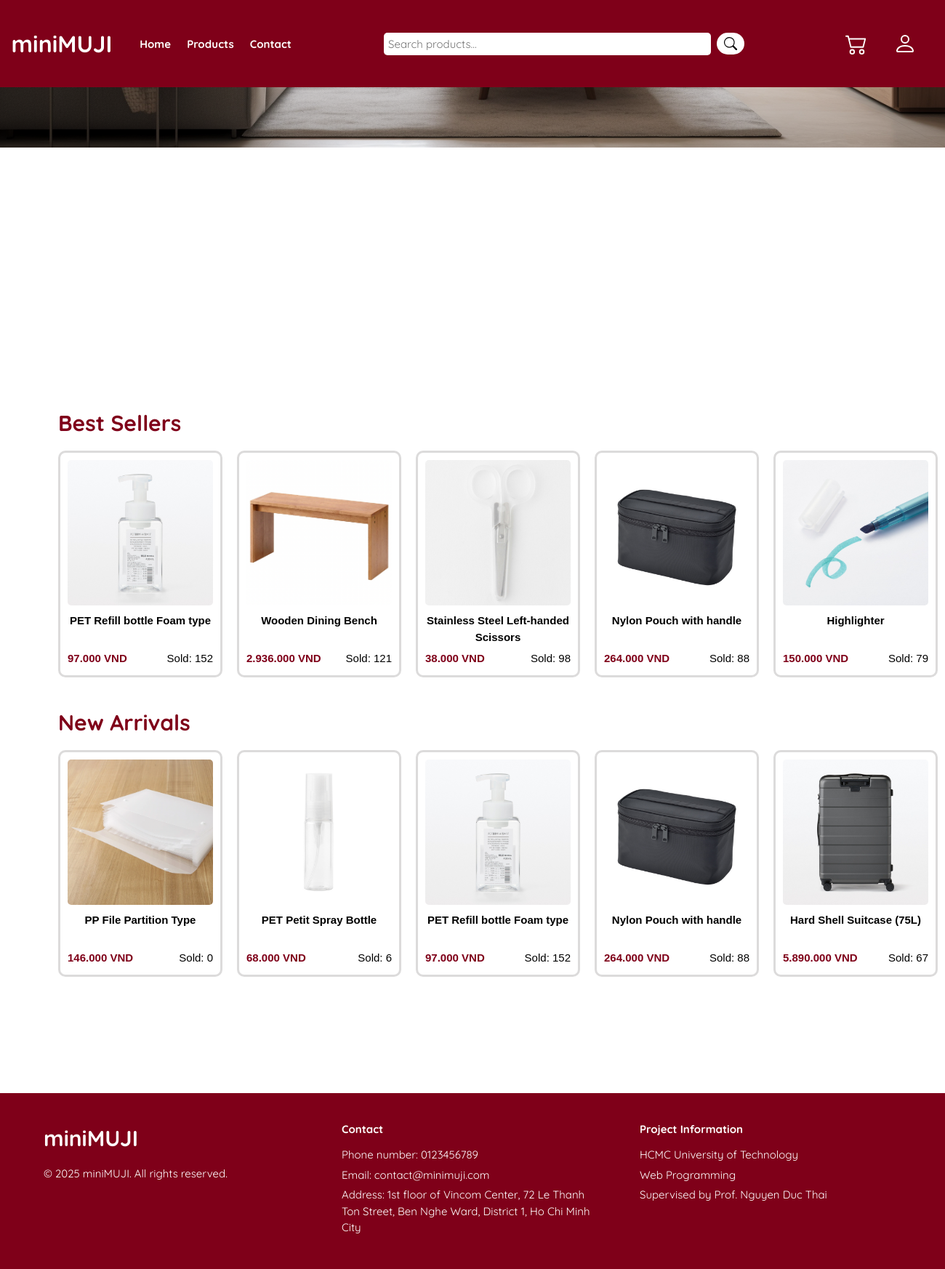
Page /home (signed in) on the committed database.
### tables this page shows
CREATE TABLE PRODUCTS (
  id INT(11) NOT NULL AUTO_INCREMENT PRIMARY KEY,
  name VARCHAR(255) NOT NULL,
  description TEXT,
  price INT(11) NOT NULL,
  image VARCHAR(255) NOT NULL,
  category_id INT(11) NOT NULL,
  quantity INT(11) DEFAULT 0,
  sold INT(11) DEFAULT 0,
  FOREIGN KEY (category_id) REFERENCES CATEGORY(id) ON DELETE CASCADE ON UPDATE CASCADE
);

### src/views/user/home/home.php (the view, shortened to what this page needs)
<?php include 'config.php';
$sql = "SELECT * FROM PRODUCTS ORDER BY sold DESC LIMIT 5";
$query = $conn->query($sql);
$best_sellers = [];
if ($query->num_rows > 0) {
    while ($product = $query->fetch_assoc()) {
        $best_sellers[] = $product;
    }
}
$sql = "SELECT * FROM PRODUCTS ORDER BY id DESC LIMIT 5";
$query = $conn->query($sql);
$new_arrivals = [];
if ($query->num_rows > 0) {
    while ($product = $query->fetch_assoc()) {
        $new_arrivals[] = $product;
    }
}
?>
<head>
    <link rel = "stylesheet" href = "/minimuji/assets/css/style.css">
    <link rel = "stylesheet" href = "/minimuji/assets/css/home.css">
</head>
<body>
    <?php include 'src/components/header.php';?>
    <main>
        <div class = "background">
            <img src="/minimuji/assets/images/home.png" alt="Home Image" class="background-image">
        </div>
        <div class = "container">
            <h1>Best Sellers</h1>
            <div class = "product-container">
                <?php foreach($best_sellers as $product): ?>
                    <div class = "box">
                        <button onclick="window.location.href='/minimuji/product-details/<?=$product['id']?>'">
                            <img src = "/minimuji/assets/images/products/<?=$product['image']?>" alt = "<?=$product['image']?>" class = "image">
                            <h3 class = "name"><?=$product['name']?></h3>
                            <div class = "info">
                                <p class = "price"><?=number_format($product['price'], 0, ',', '.')?> VND</p>
                                <p class = "sold">Sold: <?=$product['sold']?></p>
                            </div>
                        </button>
                    </div>
                <?php endforeach ?>
            </div>
            <h1>New Arrivals</h1>
            <div class = "product-container">
                <?php foreach($new_arrivals as $product): ?>
                    <div class = "box">
                        <button onclick="window.location.href='/minimuji/product-details/<?=$product['id']?>'">
                            <img src = "/minimuji/assets/images/products/<?=$product['image']?>" alt = "<?=$product['image']?>" class = "image">
                            <h3 class = "name"><?=$product['name']?></h3>
                            <div class = "info">
                                <p class = "price"><?=number_format($product['price'], 0, ',', '.')?> VND</p>
                                <p class = "sold">Sold: <?=$product['sold']?></p>
                            </div>
                        </button>
                    </div>
                <?php endforeach ?>
            </div>
        </div>
    </main>
    <?php include 'src/components/footer.php'; ?>
</body>

### assets/css/style.css (style rules this page uses)
body, html { padding: 0; font-family: 'Quicksand', sans-serif; display: flex; flex-direction: column; height: 100%; width: 100%; background-color: white; font-size: 15px; }
* { box-sizing: border-box; margin: 0; padding: 0; }

### assets/css/home.css (style rules this page uses)
body, html { padding: 0; font-family: 'Quicksand', sans-serif; display: flex; flex-direction: column; height: 100%; width: 100%; background-color: white; font-size: 15px; }
* { box-sizing: border-box; margin: 0; padding: 0; }
.container { margin: 0 10vh 10vh 10vh; }
h1 { font-weight: bold; margin-bottom: 15px; line-height: 1.5; color: #7F0019; }
.background { width: 100%; height: 400px; overflow: hidden; justify-content: center; margin: 0 0 5vh 0; }
.background-image { margin: -37vh 0 0 0; width: 100%; height: auto; overflow: hidden; justify-content: center; }
.product-container { display: grid; grid-template-columns: 1fr 1fr 1fr 1fr 1fr; gap: 20px; align-items: flex-start; margin: 0 0 5vh 0; }
.box { background-color: white; border-radius: 10px; padding: 10px; text-align: center; position: relative; width: 100%; display: flex; flex-direction: column; justify-content: center; align-items: center; border: solid #dcdbdb; }
.box .image { width: 200px; height: 200px; object-fit: cover; border-radius: 5px; }
.box .name { font-size: 15px; height: 2.6rem; color: black; font-weight: bold; margin: 10px 0; }
.box .price { font-size: 15px; font-weight: bold; color: #7F0019; margin-top: 5px; }
.box .sold { font-size: 15px; color: black; margin-top: 5px; }
.box button { border: none; background-color: white; }
.box h3 { font-weight: bold; margin-bottom: 15px; line-height: 1.5; }
.box .info { display: flex; justify-content: space-between; align-items: center; margin-bottom: 5px; flex-wrap: wrap; }

### rows in the picture
products: image (picture), name "PET Refill bottle Foam type", price "97.000", sold "152"
products: image (picture), name "Wooden Dining Bench", price "2.936.000", sold "121"
products: image (picture), name "Stainless Steel Left-handed Scissors", price "38.000", sold "98"
products: image (picture), name "Nylon Pouch with handle", price "264.000", sold "88"
products: image (picture), name "Highlighter", price "150.000", sold "79"
products: image (picture), name "PP File Partition Type", price "146.000", sold "0"
products: image (picture), name "PET Petit Spray Bottle", price "68.000", sold "6"
products: image (picture), name "Hard Shell Suitcase (75L)", price "5.890.000", sold "67"
